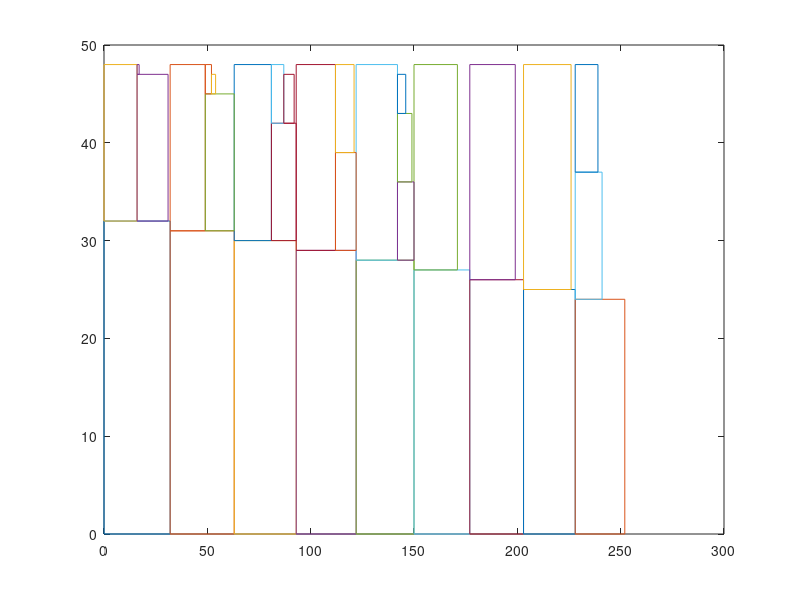

Source code (MATLAB):
data = dlmread ("sol.txt");

hold off;

for i = 1:rows(data)
    row = data(i,:);

    x = row(2); y = row(3);
    s = row(1);

    dd = [x y; x + s y; x + s y + s; x y + s; x y];

    plot(dd(:,1), dd(:,2));

    hold on;
end
